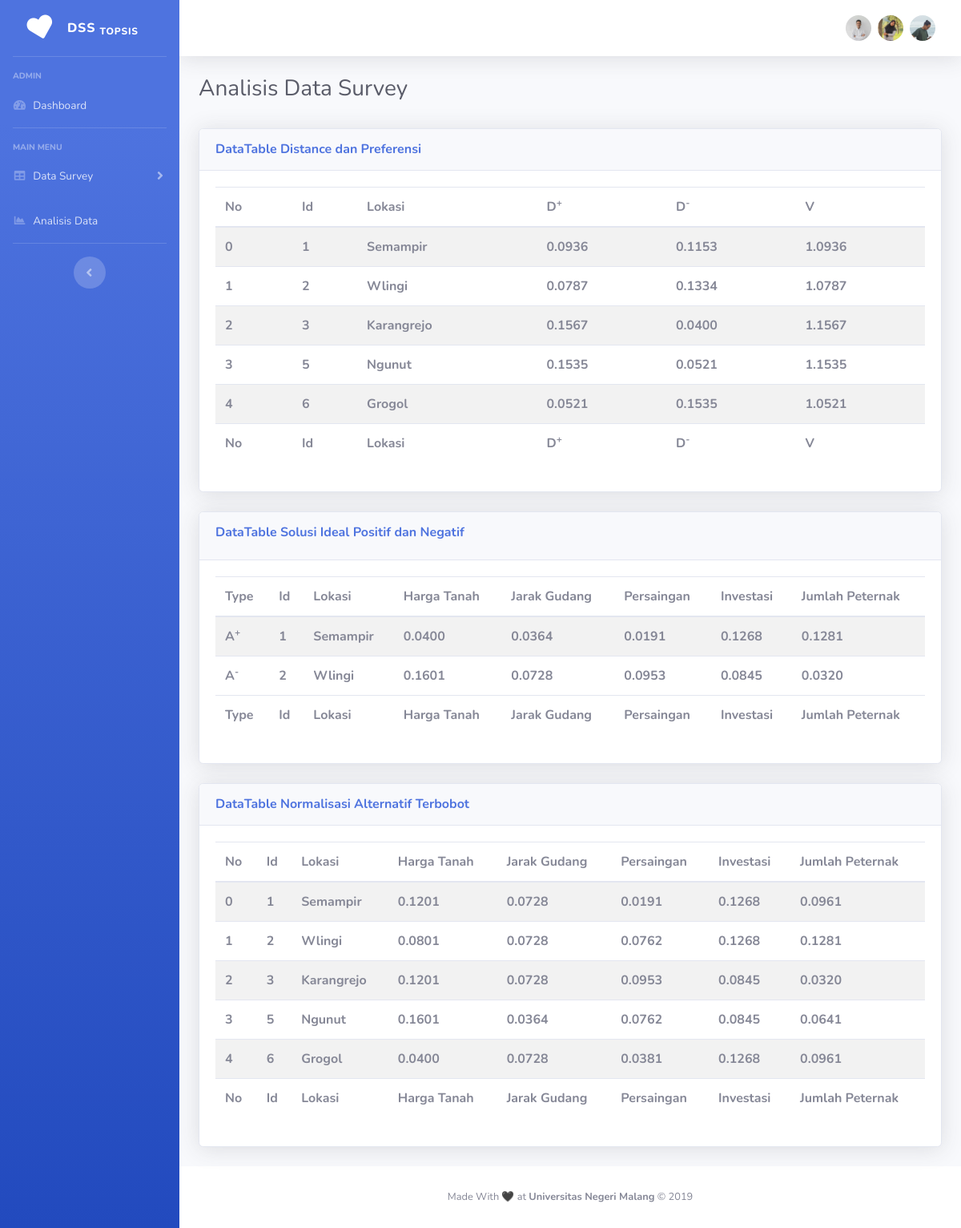
/index.php/datacontroller/analisis, run on the app's committed database.
### tables this page shows
CREATE TABLE `data_fuzzy` (
  `id` int(11) NOT NULL,
  `lokasi` varchar(255) NOT NULL,
  `harga_tanah` float UNSIGNED NOT NULL,
  `jarak_gudang` float UNSIGNED NOT NULL,
  `persaingan` float UNSIGNED NOT NULL,
  `investasi` float UNSIGNED NOT NULL,
  `jumlah_peternak` float UNSIGNED NOT NULL
);

### application/controllers/DataController.php (called while the page is built, shortened)
<?php
class DataController extends CI_Controller
{
    public function __construct()
    {
        $this->load->helper('dataInput');
        $this->load->helper('analisisTopsis');
    }
    public function analisis()
    {
        $data['data'] = $this->db->get('data_fuzzy')
            ->result();
        $data['data_y'] = data_y($data['data']);
        $data['data_solusi'] = solusi_ideal($data['data_y']);
        $data['data_d'] = data_d($data['data_y'], $data['data_solusi']);
        $data['data_v'] = data_v($data['data']);
        $this->load->view('Admin/header', [
            'header' => 'Admin | Analisis Data'
        ]);
        $this->load->view('Admin/analisis', $data);
        $this->load->view('Admin/footer');
    }
}

### index.php (called while the page is built, shortened)
<?php
require_once BASEPATH.'core/CodeIgniter.php';

### application/helpers/analisisTopsis_helper.php (called while the page is built, shortened)
<?php
function data_r($data)
{
    $data_r = [];
    for ($i = 0; $i < count($data); $i++) {
        $p = [0, 0, 0, 0, 0];
        for ($k = 0; $k < count($data); $k++) {
            $p[0] += pow($data[$k]->harga_tanah, 2);
            $p[1] += pow($data[$k]->jarak_gudang, 2);
            $p[2] += pow($data[$k]->persaingan, 2);
            $p[3] += pow($data[$k]->investasi, 2);
            $p[4] += pow($data[$k]->jumlah_peternak, 2);
        }
        $data_r[$i][0] = $data[$i]->harga_tanah / sqrt($p[0]);
        $data_r[$i][1] = $data[$i]->jarak_gudang / sqrt($p[1]);
        $data_r[$i][2] = $data[$i]->persaingan / sqrt($p[2]);
        $data_r[$i][3] = $data[$i]->investasi / sqrt($p[3]);
        $data_r[$i][4] = $data[$i]->jumlah_peternak / sqrt($p[4]);
    }
    return $data_r;
}
function data_y($d)
{
    $data = data_r($d);
    $data_y = [];
    for ($i = 0; $i < count($data); $i++) {
        $data_y[$i][0] = $data[$i][0] * 0.25;
        $data_y[$i][1] = $data[$i][1] * 0.15;
        $data_y[$i][2] = $data[$i][2] * 0.15;
        $data_y[$i][3] = $data[$i][3] * 0.25;
        $data_y[$i][4] = $data[$i][4] * 0.20;
    }
    return $data_y;
}
function solusi_ideal($data)
{
    $data_s = [];
    $d = [];
    for ($j = 0; $j < 5; $j++) {
        for ($i = 0; $i < count($data); $i++) {
            $d[$i] = $data[$i][$j];
        }
        if ($j > 2) {
            $data_s[0][$j] = max($d);
            $data_s[1][$j] = min($d);
        } else {
            $data_s[0][$j] = min($d);
            $data_s[1][$j] = max($d);
        }
    }
    return $data_s;
}
function data_d($y, $s)
{
    for ($k = 0; $k < count($y); $k++) {
        $d[0][$k] = 0;
        $d[1][$k] = 0;
        for ($l = 0; $l < 5; $l++) {
            $d[0][$k] += pow($s[0][$l] - $y[$k][$l], 2);
            $d[1][$k] += pow($y[$k][$l] - $s[1][$l], 2);
        }
        $d[0][$k] = sqrt($d[0][$k]);
        $d[1][$k] = sqrt($d[1][$k]);
    }
    return $d;
}
function data_v($d)
{
    $data_y = data_y($d);
    $data_solusi = solusi_ideal($data_y);
    $data = data_d($data_y, $data_solusi);
    $data_v = [];
    for ($i = 0; $i < count($data[0]); $i++) {
        $data_v[$d[$i]->lokasi] = $data[1][$i] / $data[1][$i] + $data[0][$i];
    }
    arsort($data_v);
    return $data_v;
}

### application/views/Admin/analisis.php (the view)
<div class="container-fluid">
    <div class="d-sm-flex align-items-center justify-content-between mb-4">
        <h1 class="h3 mb-2 text-gray-800">Analisis Data Survey</h1>
    </div>
    <div class="card shadow mb-4">
        <div class="card-header py-3">
            <h6 class="m-0 font-weight-bold text-primary">DataTable Distance dan Preferensi</h6>
        </div>
        <div class="card-body">
            <table class="table table-striped" id="datav" width="100%" cellspacing="0">
                <thead>
                    <tr>
                        <th>No</th>
                        <th>Id</th>
                        <th>Lokasi</th>
                        <th>D<sup>+</sup></th>
                        <th>D<sup>-</sup></th>
                        <th>V</th>
                    </tr>
                </thead>
                <tbody>
                    <?php $no = 0;
                    foreach ($data as $q) : ?>
                        <tr>
                            <th><?= $no ?></th>
                            <th><?= $q->id ?></th>
                            <th><?= $q->lokasi ?></th>
                            <th><?= number_format($data_d[0][$no], 4, '.', ',') ?></th>
                            <th><?= number_format($data_d[1][$no++], 4, '.', ',') ?></th>
                            <th><?= number_format($data_v[$q->lokasi], 4, '.', ',') ?></th>
                        </tr>
                    <?php endforeach; ?>
                </tbody>
                <tfoot>
                    <tr>
                        <th>No</th>
                        <th>Id</th>
                        <th>Lokasi</th>
                        <th>D<sup>+</sup></th>
                        <th>D<sup>-</sup></th>
                        <th>V</th>
                    </tr>
                </tfoot>
            </table>
        </div>
    </div>
    <div class="card shadow mb-4">
        <div class="card-header py-3">
            <h6 class="m-0 font-weight-bold text-primary">DataTable Solusi Ideal Positif dan Negatif <h6>
        </div>
        <div class="card-body">
            <table class="table table-striped" id="datas" width="100%" cellspacing="0">
                <thead>
                    <tr>
                        <th>Type</th>
                        <th>Id</th>
                        <th>Lokasi</th>
                        <th>Harga Tanah</th>
                        <th>Jarak Gudang</th>
                        <th>Persaingan</th>
                        <th>Investasi</th>
                        <th>Jumlah Peternak</th>
                    </tr>
                </thead>
                <tbody>
                    <?php $no = 0;
                    foreach ($data_solusi as $s) : ?>
                        <tr>
                            <th><?php ($no > 0) ? $a = 'A<sup>-</sup>' : $a = 'A<sup>+</sup >';
                                echo $a ?> </th>
                            <th> <?= $data[$no]->id ?></th>
                            <th><?= $data[$no++]->lokasi ?></th>
                            <th><?= number_format($s[0], 4, '.', ',') ?></th>
                            <th><?= number_format($s[1], 4, '.', ',') ?></th>
                            <th><?= number_format($s[2], 4, '.', ',') ?></th>
                            <th><?= number_format($s[3], 4, '.', ',') ?></th>
                            <th><?= number_format($s[4], 4, '.', ',') ?></th>
                        </tr>
                    <?php endforeach; ?>
                </tbody>
                <tfoot>
                    <tr>
                        <th>Type</th>
                        <th>Id</th>
                        <th>Lokasi</th>
                        <th>Harga Tanah</th>
                        <th>Jarak Gudang</th>
                        <th>Persaingan</th>
                        <th>Investasi</th>
                        <th>Jumlah Peternak</th>
                    </tr>
                </tfoot>
            </table>
        </div>
    </div>
    <div class="card shadow mb-4">
        <div class="card-header py-3">
            <h6 class="m-0 font-weight-bold text-primary">DataTable Normalisasi Alternatif Terbobot</h6>
        </div>
        <div class="card-body">
            <table class="table table-striped" id="datar" width="100%" cellspacing="0">
                <thead>
                    <tr>
                        <th>No</th>
                        <th>Id</th>
                        <th>Lokasi</th>
                        <th>Harga Tanah</th>
                        <th>Jarak Gudang</th>
                        <th>Persaingan</th>
                        <th>Investasi</th>
                        <th>Jumlah Peternak</th>
                    </tr>
                </thead>
                <tbody>
                    <?php $no = 0;
                    foreach ($data_y as $y) : ?>
                        <tr>
                            <th><?= $no ?></th>
                            <th><?= $data[$no]->id ?></th>
                            <th><?= $data[$no++]->lokasi ?></th>
                            <th><?= number_format($y[0], 4, '.', ',') ?></th>
                            <th><?= number_format($y[1], 4, '.', ',') ?></th>
                            <th><?= number_format($y[2], 4, '.', ',') ?></th>
                            <th><?= number_format($y[3], 4, '.', ',') ?></th>
                            <th><?= number_format($y[4], 4, '.', ',') ?></th>
                        </tr>
                    <?php endforeach; ?>
                </tbody>
                <tfoot>
                    <tr>
                        <th>No</th>
                        <th>Id</th>
                        <th>Lokasi</th>
                        <th>Harga Tanah</th>
                        <th>Jarak Gudang</th>
                        <th>Persaingan</th>
                        <th>Investasi</th>
                        <th>Jumlah Peternak</th>
                    </tr>
                </tfoot>
            </table>
        </div>
    </div>
</div>
</div>

### data on the page
data_fuzzy: id "1", lokasi "Semampir", no "0.0936", no "0.1153", lokasi "1.0936"
data_fuzzy: id "2", lokasi "Wlingi", no "0.0787", no "0.1334", lokasi "1.0787"
data_fuzzy: id "3", lokasi "Karangrejo", no "0.1567", no "0.0400", lokasi "1.1567"
data_fuzzy: id "5", lokasi "Ngunut", no "0.1535", no "0.0521", lokasi "1.1535"
data_fuzzy: id "6", lokasi "Grogol", no "0.0521", no "0.1535", lokasi "1.0521"

### other printed values
$s[0] "0.0400"
$s[1] "0.0364"
$s[2] "0.0191"
$s[3] "0.1268"
$s[4] "0.1281"
$s[0] "0.1601"
$s[1] "0.0728"
$s[2] "0.0953"
$s[3] "0.0845"
$s[4] "0.0320"
$y[0] "0.1201"
$y[1] "0.0728"
$y[2] "0.0191"
$y[3] "0.1268"
$y[4] "0.0961"
